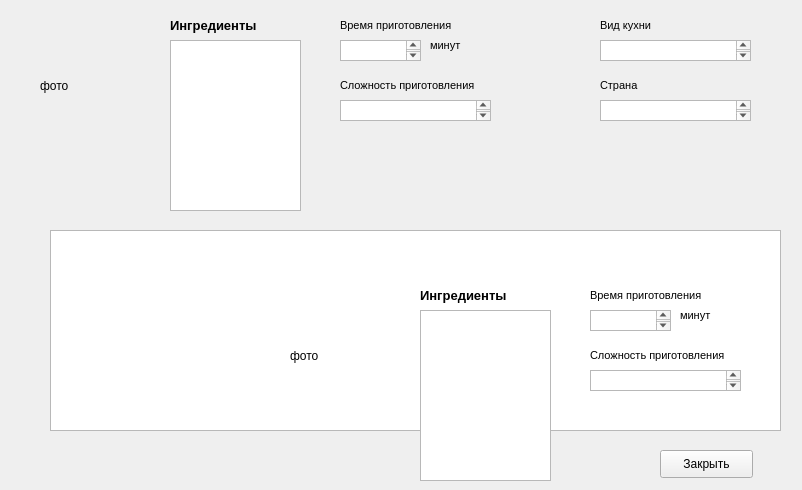
<?xml version="1.0" encoding="UTF-8"?>
<ui version="4.0">
 <class>Form</class>
 <widget class="QWidget" name="Form">
  <property name="geometry">
   <rect>
    <x>0</x>
    <y>0</y>
    <width>802</width>
    <height>490</height>
   </rect>
  </property>
  <property name="windowTitle">
   <string>Form</string>
  </property>
  <widget class="QTextEdit" name="textEdit">
   <property name="geometry">
    <rect>
     <x>170</x>
     <y>40</y>
     <width>131</width>
     <height>171</height>
    </rect>
   </property>
  </widget>
  <widget class="QLabel" name="label">
   <property name="geometry">
    <rect>
     <x>40</x>
     <y>10</y>
     <width>101</width>
     <height>151</height>
    </rect>
   </property>
   <property name="text">
    <string>фото</string>
   </property>
  </widget>
  <widget class="QTextEdit" name="textEdit_2">
   <property name="geometry">
    <rect>
     <x>50</x>
     <y>230</y>
     <width>731</width>
     <height>201</height>
    </rect>
   </property>
  </widget>
  <widget class="QLabel" name="label_3">
   <property name="geometry">
    <rect>
     <x>170</x>
     <y>10</y>
     <width>131</width>
     <height>31</height>
    </rect>
   </property>
   <property name="font">
    <font>
     <pointsize>10</pointsize>
     <weight>75</weight>
     <bold>true</bold>
    </font>
   </property>
   <property name="text">
    <string>Ингредиенты</string>
   </property>
  </widget>
  <widget class="QLabel" name="label_4">
   <property name="geometry">
    <rect>
     <x>340</x>
     <y>10</y>
     <width>131</width>
     <height>31</height>
    </rect>
   </property>
   <property name="font">
    <font>
     <pointsize>8</pointsize>
     <weight>50</weight>
     <bold>false</bold>
    </font>
   </property>
   <property name="text">
    <string>Время приготовления</string>
   </property>
  </widget>
  <widget class="QLabel" name="label_5">
   <property name="geometry">
    <rect>
     <x>340</x>
     <y>70</y>
     <width>161</width>
     <height>31</height>
    </rect>
   </property>
   <property name="font">
    <font>
     <pointsize>8</pointsize>
     <weight>50</weight>
     <bold>false</bold>
    </font>
   </property>
   <property name="text">
    <string>Сложность приготовления</string>
   </property>
  </widget>
  <widget class="QTextEdit" name="textEdit_3">
   <property name="geometry">
    <rect>
     <x>340</x>
     <y>40</y>
     <width>81</width>
     <height>21</height>
    </rect>
   </property>
  </widget>
  <widget class="QTextEdit" name="textEdit_4">
   <property name="geometry">
    <rect>
     <x>340</x>
     <y>100</y>
     <width>151</width>
     <height>21</height>
    </rect>
   </property>
  </widget>
  <widget class="QLabel" name="label_6">
   <property name="geometry">
    <rect>
     <x>430</x>
     <y>30</y>
     <width>161</width>
     <height>31</height>
    </rect>
   </property>
   <property name="font">
    <font>
     <pointsize>8</pointsize>
     <weight>50</weight>
     <bold>false</bold>
    </font>
   </property>
   <property name="text">
    <string>минут</string>
   </property>
  </widget>
  <widget class="QTextEdit" name="textEdit_5">
   <property name="geometry">
    <rect>
     <x>600</x>
     <y>40</y>
     <width>151</width>
     <height>21</height>
    </rect>
   </property>
  </widget>
  <widget class="QTextEdit" name="textEdit_6">
   <property name="geometry">
    <rect>
     <x>600</x>
     <y>100</y>
     <width>151</width>
     <height>21</height>
    </rect>
   </property>
  </widget>
  <widget class="QLabel" name="label_7">
   <property name="geometry">
    <rect>
     <x>600</x>
     <y>10</y>
     <width>161</width>
     <height>31</height>
    </rect>
   </property>
   <property name="font">
    <font>
     <pointsize>8</pointsize>
     <weight>50</weight>
     <bold>false</bold>
    </font>
   </property>
   <property name="text">
    <string>Вид кухни</string>
   </property>
  </widget>
  <widget class="QLabel" name="label_8">
   <property name="geometry">
    <rect>
     <x>600</x>
     <y>70</y>
     <width>161</width>
     <height>31</height>
    </rect>
   </property>
   <property name="font">
    <font>
     <pointsize>8</pointsize>
     <weight>50</weight>
     <bold>false</bold>
    </font>
   </property>
   <property name="text">
    <string>Страна</string>
   </property>
  </widget>
  <widget class="QPushButton" name="pushButton">
   <property name="geometry">
    <rect>
     <x>660</x>
     <y>450</y>
     <width>93</width>
     <height>28</height>
    </rect>
   </property>
   <property name="text">
    <string>Закрыть</string>
   </property>
  </widget>
  <widget class="QLabel" name="label_9">
   <property name="geometry">
    <rect>
     <x>590</x>
     <y>340</y>
     <width>161</width>
     <height>31</height>
    </rect>
   </property>
   <property name="font">
    <font>
     <pointsize>8</pointsize>
     <weight>50</weight>
     <bold>false</bold>
    </font>
   </property>
   <property name="text">
    <string>Сложность приготовления</string>
   </property>
  </widget>
  <widget class="QLabel" name="label_2">
   <property name="geometry">
    <rect>
     <x>290</x>
     <y>280</y>
     <width>101</width>
     <height>151</height>
    </rect>
   </property>
   <property name="text">
    <string>фото</string>
   </property>
  </widget>
  <widget class="QLabel" name="label_10">
   <property name="geometry">
    <rect>
     <x>850</x>
     <y>280</y>
     <width>161</width>
     <height>31</height>
    </rect>
   </property>
   <property name="font">
    <font>
     <pointsize>8</pointsize>
     <weight>50</weight>
     <bold>false</bold>
    </font>
   </property>
   <property name="text">
    <string>Вид кухни</string>
   </property>
  </widget>
  <widget class="QTextEdit" name="textEdit_7">
   <property name="geometry">
    <rect>
     <x>420</x>
     <y>310</y>
     <width>131</width>
     <height>171</height>
    </rect>
   </property>
  </widget>
  <widget class="QTextEdit" name="textEdit_8">
   <property name="geometry">
    <rect>
     <x>590</x>
     <y>310</y>
     <width>81</width>
     <height>21</height>
    </rect>
   </property>
  </widget>
  <widget class="QTextEdit" name="textEdit_9">
   <property name="geometry">
    <rect>
     <x>300</x>
     <y>500</y>
     <width>731</width>
     <height>201</height>
    </rect>
   </property>
  </widget>
  <widget class="QLabel" name="label_11">
   <property name="geometry">
    <rect>
     <x>680</x>
     <y>300</y>
     <width>161</width>
     <height>31</height>
    </rect>
   </property>
   <property name="font">
    <font>
     <pointsize>8</pointsize>
     <weight>50</weight>
     <bold>false</bold>
    </font>
   </property>
   <property name="text">
    <string>минут</string>
   </property>
  </widget>
  <widget class="QPushButton" name="pushButton_2">
   <property name="geometry">
    <rect>
     <x>910</x>
     <y>720</y>
     <width>93</width>
     <height>28</height>
    </rect>
   </property>
   <property name="text">
    <string>Закрыть</string>
   </property>
  </widget>
  <widget class="QLabel" name="label_12">
   <property name="geometry">
    <rect>
     <x>420</x>
     <y>280</y>
     <width>131</width>
     <height>31</height>
    </rect>
   </property>
   <property name="font">
    <font>
     <pointsize>10</pointsize>
     <weight>75</weight>
     <bold>true</bold>
    </font>
   </property>
   <property name="text">
    <string>Ингредиенты</string>
   </property>
  </widget>
  <widget class="QTextEdit" name="textEdit_10">
   <property name="geometry">
    <rect>
     <x>590</x>
     <y>370</y>
     <width>151</width>
     <height>21</height>
    </rect>
   </property>
  </widget>
  <widget class="QLabel" name="label_13">
   <property name="geometry">
    <rect>
     <x>850</x>
     <y>340</y>
     <width>161</width>
     <height>31</height>
    </rect>
   </property>
   <property name="font">
    <font>
     <pointsize>8</pointsize>
     <weight>50</weight>
     <bold>false</bold>
    </font>
   </property>
   <property name="text">
    <string>Страна</string>
   </property>
  </widget>
  <widget class="QLabel" name="label_14">
   <property name="geometry">
    <rect>
     <x>590</x>
     <y>280</y>
     <width>131</width>
     <height>31</height>
    </rect>
   </property>
   <property name="font">
    <font>
     <pointsize>8</pointsize>
     <weight>50</weight>
     <bold>false</bold>
    </font>
   </property>
   <property name="text">
    <string>Время приготовления</string>
   </property>
  </widget>
  <widget class="QTextEdit" name="textEdit_11">
   <property name="geometry">
    <rect>
     <x>850</x>
     <y>310</y>
     <width>151</width>
     <height>21</height>
    </rect>
   </property>
  </widget>
  <widget class="QTextEdit" name="textEdit_12">
   <property name="geometry">
    <rect>
     <x>850</x>
     <y>370</y>
     <width>151</width>
     <height>21</height>
    </rect>
   </property>
  </widget>
 </widget>
 <resources/>
 <connections/>
</ui>
